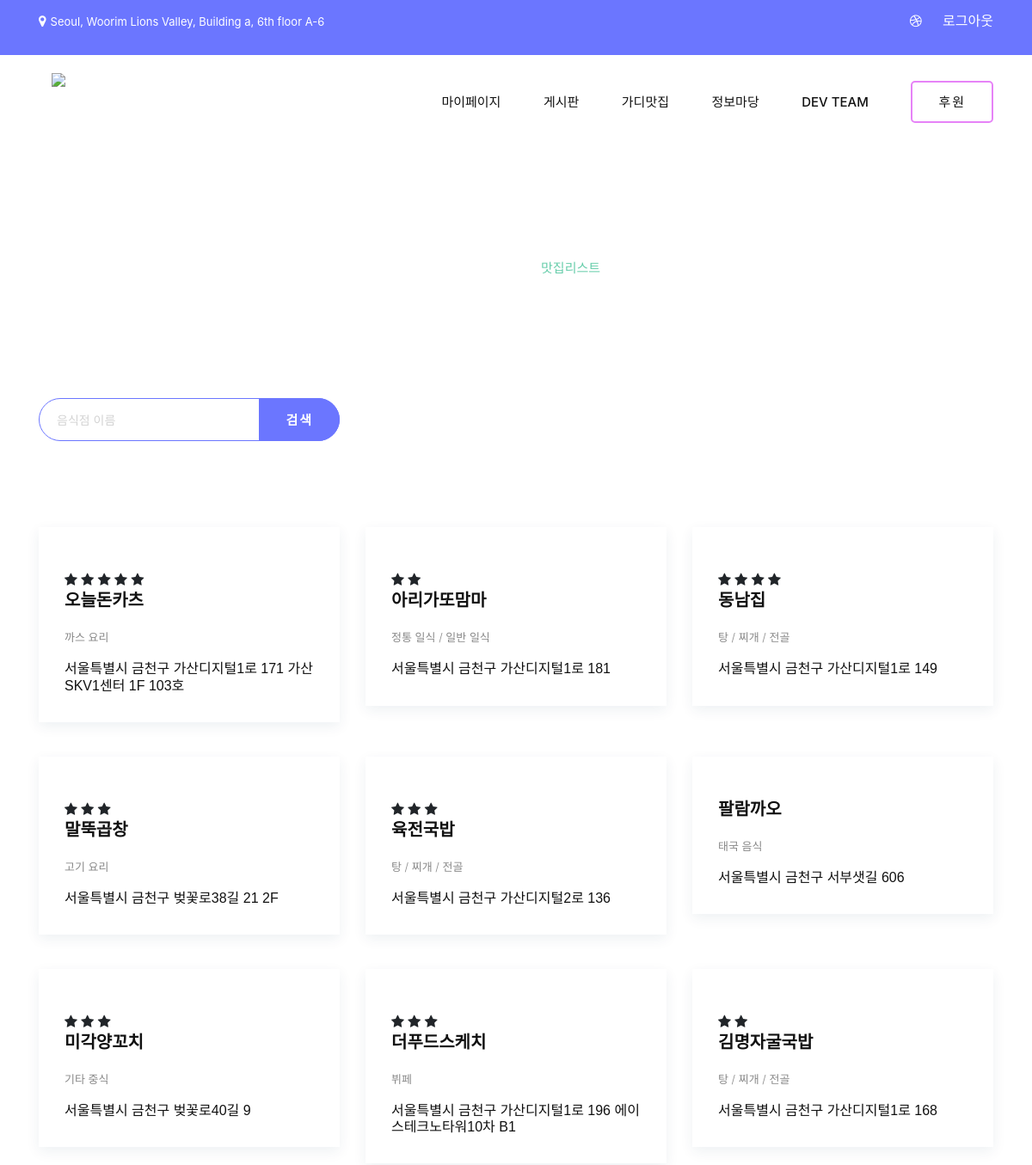
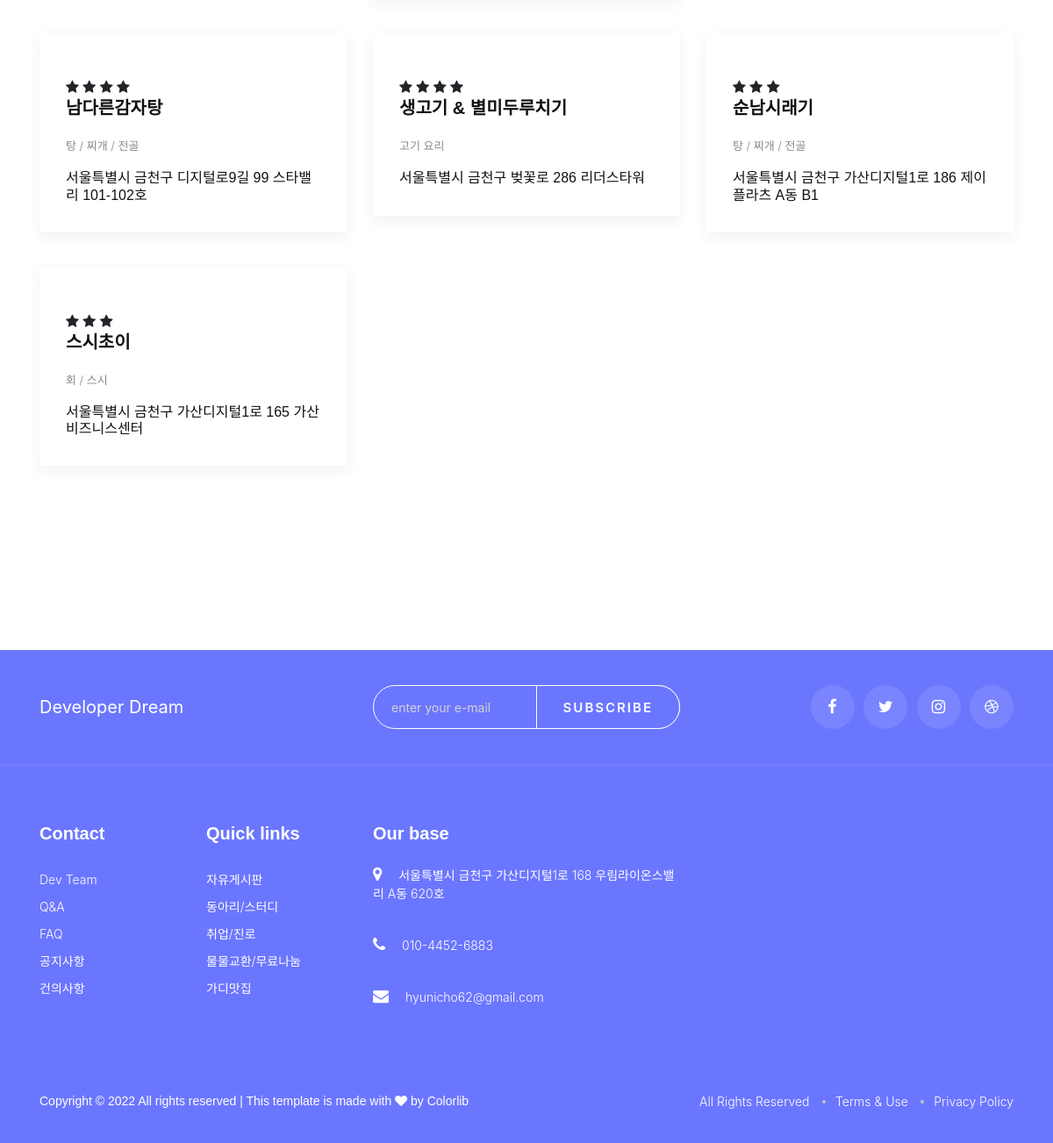
/restaurant/restaurant_list/ (signed in), run on the app's committed database (2 pictures, top to bottom).
### restaurant/models.py (models this page shows)
class Rest(models.Model):
    rest_name = models.CharField(max_length=100) # 가게명
    rest_score = models.FloatField(default=0) # 평점
    rest_address = models.TextField() # 주소
    rest_kind = models.CharField(max_length=100) # 음식종류
    rest_seenum = models.IntegerField(default=1) #조회수
    rest_img1 = models.CharField(max_length=200) #망고플레이트 첫번째 사진 주소
    rest_img2 = models.CharField(max_length=200) #망고플레이트 두번째 사진 주소
    rest_url = models.URLField() #망고플레이트 가게주소
    rest_rmd = models.CharField(max_length=100, default='user') #추천명 : 공무원(offi)/연구원(kfq)
    rest_update = models.DateTimeField() #등록 날짜
    rest_tel = models.CharField(max_length=15)
    rest_price = models.CharField(max_length=100)
    rest_starscore = models.CharField(max_length=10)

### restaurant/views.py (the view)
# urls.py: path('restaurant_list/', views.restaurant_list, name='list'),
def restaurant_list(request):
    rest_list = Rest.objects.all()
    context = {'rest_list' : rest_list }
    return render(request, 'restaurant/restaurant_list.html', context)

### templates/restaurant/restaurant_list.html (shortened to what this page needs)
{% extends 'mainpage/mainpage.html' %}
{% block content %}
    <section class="breadcrumb-option spad set-bg" data-setbg="/static/img/3.jpg">
        <div class="container">
            <div class="row">
                <div class="col-lg-12 text-center">
                    <div class="breadcrumb__text">
                        <h2>맛집 게시판</h2>
                        <div class="breadcrumb__links">
                            <a href="/restaurant/">추천맛집리스트</a>
                            <span style="color:mediumaquamarine;">맛집리스트</span>
                        </div>
                    </div>
                </div>
            </div>
        </div>
    </section>
    <section class="breadcrumb-option spad set-bg">
        <div class="container">
            <div class="row">
                {% include 'restaurant/restaurant_search.html' %}
                <br>
                <br>
                <section class="blog spad">
                    <div class="container">
                        <div class="row">
                            {% for rest in rest_list %}
                                <div class="col-lg-4 col-md-6 col-sm-6">
                                    <div class="blog__item">
                                        <div class="blog__item__pic">
                                            <a href="/restaurant/{{ rest.id }}">
                                            </a>
                                        </div>
                                        <div class="blog__item__text">
                                            <div class="rating">
                                                {% for x in rest.rest_starscore %}
                                                <i class="fa fa-star"></i>
                                                {% endfor %}
                                            </div>
                                            <h5><a href="/restaurant/{{ rest.id }}">{{rest.rest_name}}</a></h5>
                                            <ul>
                                                <li>{{rest.rest_kind}}</li>
                                            </ul>
                                            <h6>{{rest.rest_address}}</h6>
                                        </div>
                                    </div>
                                </div>
                            {% endfor %}
                        </div>
                    </div>
                </section>
            </div>
        </div>
    </section>
{% endblock content %}

### templates/mainpage/mainpage.html (shortened to what this page needs)
{% include 'mainpage/load-box.html' %}
</head>
<body>
    {% include 'mainpage/header-box.html' %}
    {% block content %}{% endblock content %}
    {% include 'mainpage/footer-box.html' %}
</body>
</html>

### templates/mainpage/load-box.html (shortened to what this page needs)
<!DOCTYPE html>
<html lang="en">
<head>
    <link rel="stylesheet" href="/static/css/bootstrap.min.css" type="text/css">
    <link rel="stylesheet" href="/static/css/bootstrap.css" type="text/css">
    <link rel="stylesheet" href="/static/css/font-awesome.min.css" type="text/css">
    <link rel="stylesheet" href="/static/css/flaticon.css" type="text/css">
    <link rel="stylesheet" href="/static/css/nice-select.css" type="text/css">
    <link rel="stylesheet" href="/static/css/jquery-ui.min.css" type="text/css">
    <link rel="stylesheet" href="/static/css/magnific-popup.css" type="text/css">
    <link rel="stylesheet" href="/static/css/owl.carousel.min.css" type="text/css">
    <link rel="stylesheet" href="/static/css/slicknav.min.css" type="text/css">
    <link rel="stylesheet" href="/static/css/style.css" type="text/css">
    <link rel="stylesheet" href="https://cdn.jsdelivr.net/npm/bootstrap@4.5.3/dist/css/bootstrap.min.css"
>

### templates/mainpage/header-box.html (shortened to what this page needs)
<div class="header">
    <div class="header__top">
        <div class="container">
            <div class="row">
                <div class="col-lg-8">
                    <ul class="header__top__left">
                        <li><i class="fa fa-map-marker"></i>Seoul, Woorim Lions Valley, Building a, 6th floor A-6</li>
                    </ul>
                </div>
                <div class="col-lg-4">
                    <div class="header__top__right">
                        <a href="https://github.com/haeinyy/webproject_communitysite"><i class="fa fa-dribbble"></i></a>
                        <a href="{% url 'member:logout' %}" id="header-box-logout__btn">로그아웃</a>
                    </div>
                </div>
            </div>
        </div>
    </div>
    <div class="container">
        <div class="row">
            <div class="col-lg-2">
                <div class="header__logo">
                    <a href="{% url 'mainpage:mainhome' %}">
                        <img src='/static/img/log.png' width="100" height="auto" style="float: none; margin:0 auto;">
                    </a>
                </div>
            </div>
            <div class="col-lg-10">
                <div class="header__menu__option">
                    <nav class="header__menu">
                        <ul>
                            <li><a href="{% url 'calcapp:calcpage_result' %}" id="ajax_button">마이페이지</a>
                            </li>
                            <li><a href="{% url 'boardapp:freeboard' %}">게시판</a>
                            </li>
                            <li><a href="{% url 'restaurant:rest' %}">가디맛집</a>
                            </li>
                            <li><a href="{% url 'calcapp:notice' %}">정보마당</a>
                            </li>
                            <li><a href="{% url 'calcapp:contact' %}">Dev Team</a></li>
                        </ul>
                    </nav>
                    <div class="header__btn">
                        <a href="{% url 'calcapp:donation' %}" class="primary-btn">후원</a>
                    </div>
                </div>
            </div>
        </div>
    </div>
</div>

### templates/restaurant/restaurant_search.html (shortened to what this page needs)
<div class="col-lg-4 col-md-8">
    <div class="footer__newslatter">
        <form action="/restaurant/restaurant_search/", method="POST">
            <input type="text" placeholder="음식점 이름" autocomplete="on" name='search' style="border:1px solid #6B76FF">
            <button type="submit" class="site-btn" style="border:1px solid #6B76FF">검색</button>
        </form>
    </div>
</div>

### templates/mainpage/footer-box.html (shortened to what this page needs)
{% load static %}
<div class="footer">
    <div class="footer__top">
        <div class="container">
            <div class="row">
                <div class="col-lg-4 col-md-4">
                    <div class="footer__logo">
                        <a href="{% url 'calcapp:contact' %}" style="color:white; font-size:20px;">Developer Dream</a>
                    </div>
                </div>
                <div class="col-lg-4 col-md-8">
                    <div class="footer__newslatter">
                        <form action="#">
                            <input type="text" placeholder="enter your e-mail">
                            <button type="submit" class="site-btn">Subscribe</button>
                        </form>
                    </div>
                </div>
                <div class="col-lg-4 col-md-12">
                    <div class="footer__social">
                        <a href="#"><i class="fa fa-facebook"></i></a>
                        <a href="#"><i class="fa fa-twitter"></i></a>
                        <a href="#"><i class="fa fa-instagram"></i></a>
                        <a href="#"><i class="fa fa-dribbble"></i></a>
                    </div>
                </div>
            </div>
        </div>
    </div>
    <div class="container">
        <div class="row">
            <div class="col-lg-2 col-md-3 col-sm-6">
                <div class="footer__widget">
                    <h5>Contact</h5>
                    <ul>
                        <li><a href="{% url 'calcapp:contact' %}">Dev Team</a></li>
                        <li><a href="{% url 'calcapp:qna' %}">Q&A</a></li>
                        <li><a href="{% url 'calcapp:faq' %}">FAQ</a></li>
                        <li><a href="{% url 'calcapp:notice' %}">공지사항</a></li>
                        <li><a href="{% url 'calcapp:suggest' %}">건의사항</a></li>
                    </ul>
                </div>
            </div>
            <div class="col-lg-2 col-md-3 col-sm-6">
                <div class="footer__widget">
                    <h5>Quick links</h5>
                    <ul>
                        <li><a href="{% url 'boardapp:freeboard' %}">자유게시판</a></li>
                        <li><a href="{% url 'boardapp:freeboard' %}">동아리/스터디</a></li>
                        <li><a href="{% url 'boardapp:freeboard' %}">취업/진로</a></li>
                        <li><a href="{% url 'boardapp:freeboard' %}">물물교환/무료나눔</a></li>
                        <li><a href="{% url 'restaurant:rest' %}">가디맛집</a></li>
                    </ul>
                </div>
            </div>
            <div class="col-lg-4 col-md-6 col-sm-6">
                <div class="footer__address">
                    <h5>Our base</h5>
                    <ul>
                        <li><i class="fa fa-map-marker"></i> 서울특별시 금천구 가산디지털1로 168 우림라이온스밸리 A동 620호</li>
                        <li><i class="fa fa-phone"></i> 010-4452-6883</li>
                        <li><i class="fa fa-envelope"></i> hyunicho62@gmail.com</li>
                    </ul>
                </div>
            </div>
            <div class="col-lg-4 col-md-12 col-sm-6">
                <div id="map" style="width:400px;height:250px;"></div>
            </div>
        </div>
    </div>
    <div class="footer__copyright">
        <div class="container">
            <div class="row">
                <div class="col-lg-7">
                    <div class="footer__copyright__text">
                        <p>Copyright &copy;
                            <script>document.write(new Date().getFullYear());</script> All rights reserved | This
                            template is made with <i class="fa fa-heart" aria-hidden="true"></i> by <a
                                href="https://colorlib.com" target="_blank">Colorlib</a>
                        </p>
                    </div>
                </div>
                <div class="col-lg-5">
                    <ul>
                        <li>All Rights Reserved</li>
                        <li>Terms & Use</li>
                        <li>Privacy Policy</li>
                    </ul>
                </div>
            </div>
        </div>
    </div>
</div>

### templates/mainpage/js-script.html (shortened to what this page needs)
<!-- {% load static %}
<script src="{% static 'js/jquery-3.3.1.min.js' %}"></script>
<script src="{% static 'js/bootstrap.min.js' %}"></script>
<script src="{% static 'js/jquery.magnific-popup.min.js' %}"></script>
<script src="{% static 'js/masonry.pkgd.min.js' %}"></script>
<script src="{% static 'js/jquery-ui.min.js' %}"></script>
<script src="{% static 'js/jquery.nice-select.min.js' %}"></script>
<script src="{% static 'js/jquery.slicknav.js' %}"></script>
<script src="{% static 'js/owl.carousel.min.js' %}"></script>
<script src="{% static 'js/main.js' %}"></script> -->

### templates/mainpage/load-box.html (style rules this page uses)
.breadcrumb__links span { color:white; }
.fa-phone:before, .fa-map-marker:before, .fa-envelope:before, .fa-heart:before, .footer__copyright__text p a { color:white; }
.footer__copyright__text p, .footer__copyright ul li { color:white; }

### templates/mainpage/header-box.html (style rules this page uses)
.header__logo { padding: 15px; }

### templates/restaurant/restaurant_search.html (style rules this page uses)
.footer__newslatter form input::placeholder { color: #D3D3D3; }
.footer__newslatter form input { color: #000000; }

### data on the page
Rest: rest_starscore "*****" (drawn), rest_name "오늘돈카츠", rest_kind "까스 요리", rest_address "서울특별시 금천구 가산디지털1로 171 가산SKV1센터 1F 103호"
Rest: rest_starscore "**" (drawn), rest_name "아리가또맘마", rest_kind "정통 일식 / 일반 일식", rest_address "서울특별시 금천구 가산디지털1로 181"
Rest: rest_starscore "****" (drawn), rest_name "동남집", rest_kind "탕 / 찌개 / 전골", rest_address "서울특별시 금천구 가산디지털1로 149"
Rest: rest_starscore "***" (drawn), rest_name "말뚝곱창", rest_kind "고기 요리", rest_address "서울특별시 금천구 벚꽃로38길 21 2F"
Rest: rest_starscore "***" (drawn), rest_name "육전국밥", rest_kind "탕 / 찌개 / 전골", rest_address "서울특별시 금천구 가산디지털2로 136"
Rest: rest_name "팔람까오", rest_kind "태국 음식", rest_address "서울특별시 금천구 서부샛길 606"
Rest: rest_starscore "***" (drawn), rest_name "미각양꼬치", rest_kind "기타 중식", rest_address "서울특별시 금천구 벚꽃로40길 9"
Rest: rest_starscore "***" (drawn), rest_name "더푸드스케치", rest_kind "뷔페", rest_address "서울특별시 금천구 가산디지털1로 196 에이스테크노타워10차 B1"
Rest: rest_starscore "**" (drawn), rest_name "김명자굴국밥", rest_kind "탕 / 찌개 / 전골", rest_address "서울특별시 금천구 가산디지털1로 168"
Rest: rest_starscore "****" (drawn), rest_name "남다른감자탕", rest_kind "탕 / 찌개 / 전골", rest_address "서울특별시 금천구 디지털로9길 99 스타밸리 101-102호"
Rest: rest_starscore "****" (drawn), rest_name "생고기 & 별미두루치기", rest_kind "고기 요리", rest_address "서울특별시 금천구 벚꽃로 286 리더스타워"
Rest: rest_starscore "***" (drawn), rest_name "순남시래기", rest_kind "탕 / 찌개 / 전골", rest_address "서울특별시 금천구 가산디지털1로 186 제이플라츠 A동 B1"
Rest: rest_starscore "***" (drawn), rest_name "스시초이", rest_kind "회 / 스시", rest_address "서울특별시 금천구 가산디지털1로 165 가산비즈니스센터"
